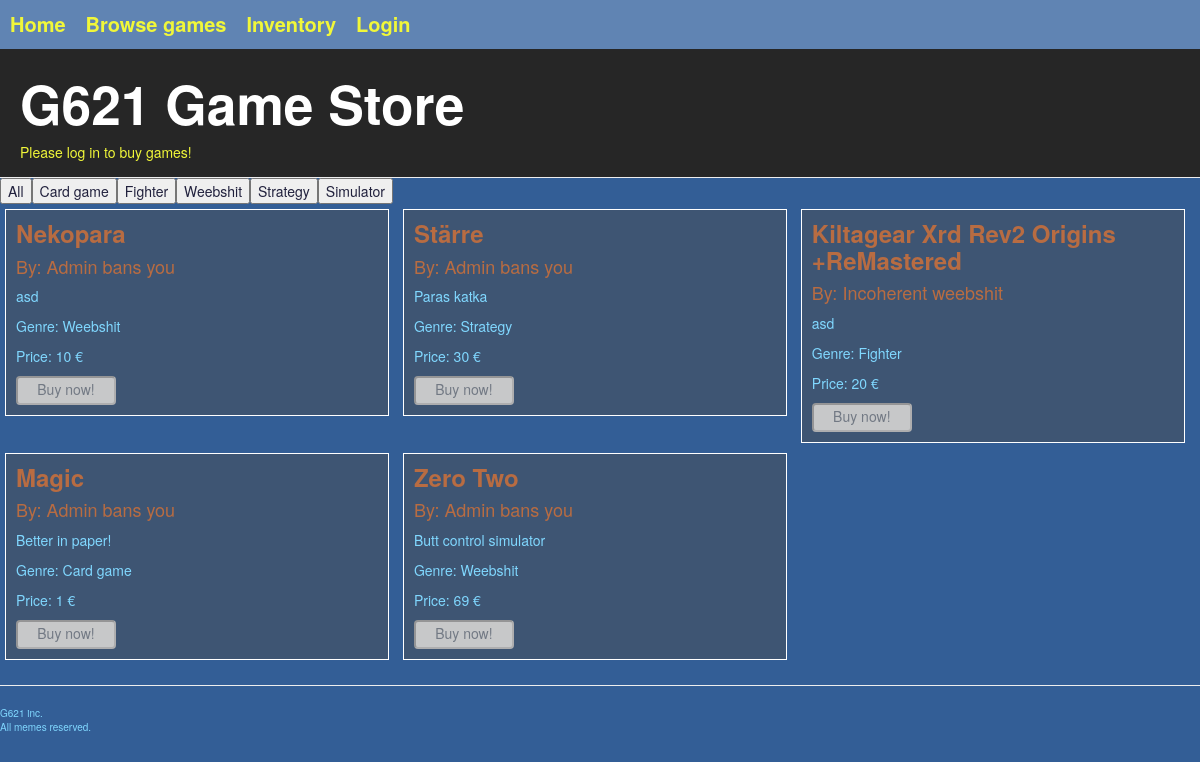
The page /shop/ on the database as committed earlier.
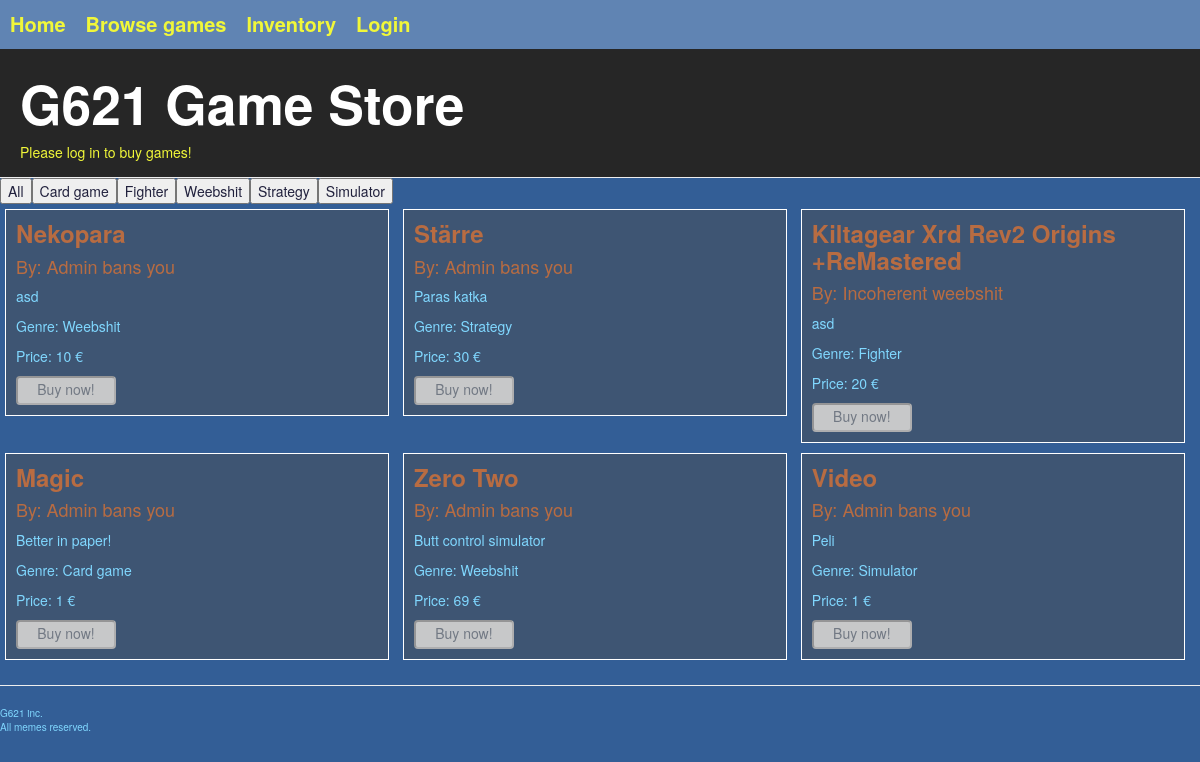
The same page on the database as committed later.
### gameshop/models.py (models this page shows, shortened)
class Genre(models.Model):
    name = models.CharField(max_length=20)
    def __str__(self):
        return self.name

class Game(models.Model):
    id = models.AutoField(auto_created=True, primary_key=True)
    name = models.CharField(max_length=50)
    description = models.TextField(max_length=500)
    genre = models.ForeignKey(Genre, on_delete=models.CASCADE)
    sales = models.IntegerField(default=0)
    price = models.IntegerField(default=0)
    owner = models.ForeignKey(Developer, on_delete=models.CASCADE)
    url = models.CharField(max_length=300, default='http://webcourse.cs.hut.fi/example_game.html')
    bought = models.ManyToManyField(Profile, blank=True, through="Game_state")

class Developer(models.Model):
    profile = models.OneToOneField(Profile, on_delete=models.CASCADE)
    studioname = models.CharField(max_length=50)

### gameshop/views.py (the view)
# urls.py: path('shop/', shop),
def shop(request, genre=None):
    template = loader.get_template("gameshop/shop.html")
    if genre:
        g = get_object_or_404(Genre, name=genre)
        games = Game.objects.filter(genre=g)
    else:
        games = Game.objects.all()
    if request.user.is_anonymous:
        profile = None
        gamelist = map(lambda x: (x, False), games)
    else:
        profile = profile = Profile.objects.get(user = request.user)
        gamelist = map(lambda x: (x, profile.hasBought(x)), games)
    context = getUserContext(request.user)
    context["gamelist"] = gamelist # List[Tuple] (Game, UserHasThatGame)
    context["genres"] = Genre.objects.all()
    return HttpResponse(template.render(context))

### gameshop/helpers.py (called while the page is built, shortened)
def getUserContext(user):
    if not user or user.is_anonymous:
        return { "profile": None, "developer": None }

### gameshop/templates/gameshop/shop.html (shortened to what this page needs)
{% extends "gameshop/generic.html" %}
{% block script %}
  {% load staticfiles %}
{% endblock %}
{%  block pageHeader %}
  <div class="page-header">
    <h1>
      G621 Game Store
    </h1>
    {% if not profile %}
    <a href="/login/">
      Please log in to buy games!
    </a>
    {% endif %}
  </div>
{% endblock %}
{% block content %}
{% include "gameshop/inventory/genre_list.html" %}
{% for game, isOwned in gamelist %}
    <div class="store-block">
      <h3 id="game_name">
        {{ game.name }}
      </h3>
      <h4 id="game_studioname">
        By: {{ game.owner.studioname }}
      </h4>
      <p id="game_description">
        {{ game.description }}
      </p>
      <p>
        Genre: {{ game.genre }}
      </p>
        {% if isOwned %}
          <p>You already own this game.</p>
          <form action="/gamescreen/{{ game.id }}/">
            <input class="play-now-button" type="submit" value="Play now!" />
          </form>
        {% else %}
        <p id="game_price">
          Price: {{ game.price }}  €
        </p>
        <form action="//payments.webcourse.niksula.hut.fi/pay/" method="POST" id="{{game.name}}">
          {% if profile %}
              <input class="shop_buy" id="{{game.id}}" type="button" onclick="buy(this.id)" value="Buy now!"/>
          {% else %}
              <input class="shop_buy_disabled" value="Buy now!" disabled/>
          {% endif %}
        </form>
      {% endif %}
    </div>
  {% endfor %}
{% endblock %}

### gameshop/templates/gameshop/inventory/genre_list.html
<table class="genre-table">
  <tbody>
    <form action="/shop/">
      <input class="genre-selection" type="submit" value="All">
    </form>
    {% for genre in genres %}
      <form action="/shop/{{ genre.name }}/">
        <input class="genre-selection" type="submit" value="{{ genre.name }}">
      </form>
    {% endfor %}
  </tbody>
</table>

Rows that differ between the two databases and show on the page:
added Game: name "Video", owner.studioname "Admin bans you", description "Peli", genre "Simulator", price "1"
